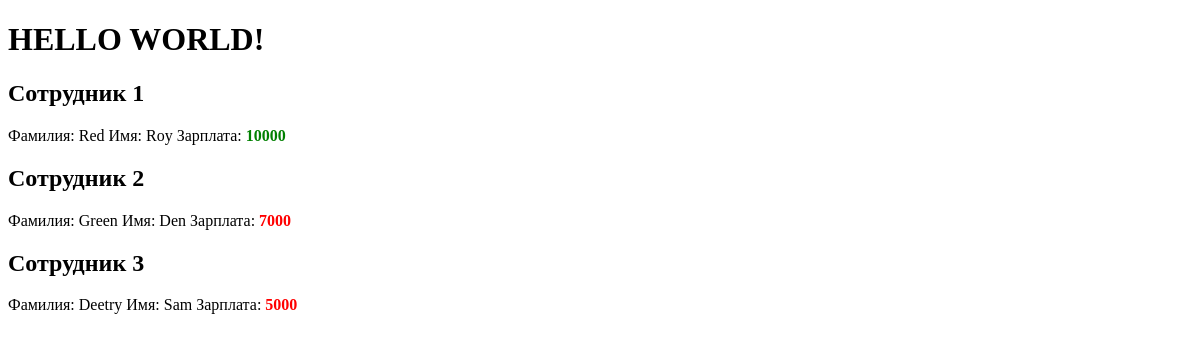
Before: / with the older database file.
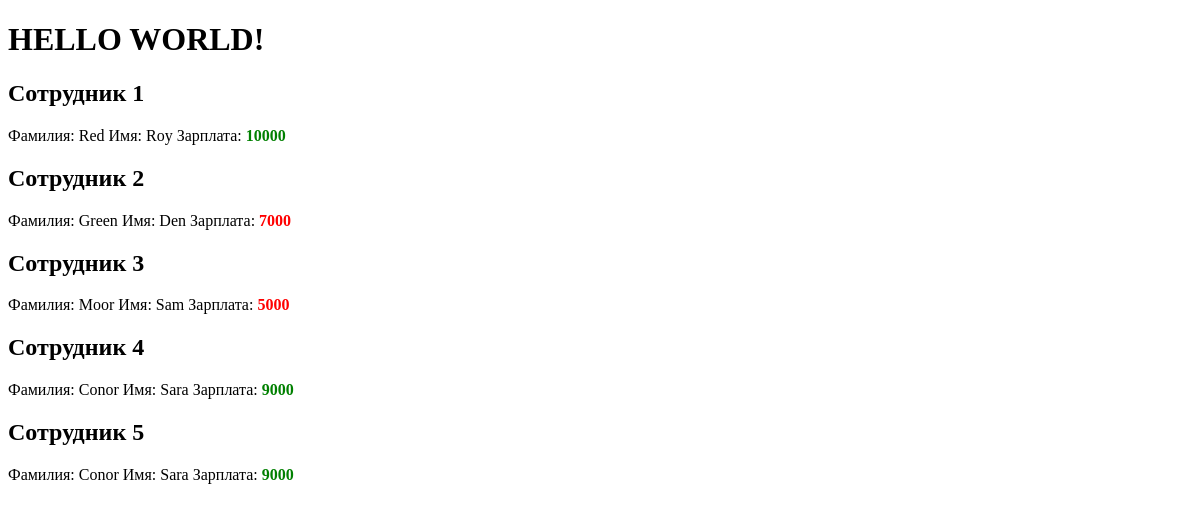
After: the same page with the newer database file.
### my_app/models.py (models this page shows)
class Worker(models.Model):
	name = models.CharField(max_length=20, blank=False)
	second_name = models.CharField(max_length=35, blank=False)
	salary = models.IntegerField(default=0)
	def __str__(self):
		return f'{self.second_name} {self.name}'

### my_app/views.py (the view)
# urls.py: path('', index_page), ###
def index_page(request):
	all_workers = Worker.objects.all()
	print(all_workers)
	return render(request, 'index.html', {'data1': all_workers})

### templates/index.html (shortened to what this page needs)
<!DOCTYPE html>
<html lang="en">
<head>
</head>
<body>
    <h1>HELLO WORLD!</h1>
    {%for i in data1%}
    <h2>Сотрудник {{forloop.counter}}</h2>
    Фамилия: {{i.second_name}}
    Имя: {{i.name}}
    Зарплата:
    {% if i.salary > 7000 %}
    <b style="color:green;"> {{i.salary}} </b>
    {% else %}
    <b style="color:red;"> {{i.salary}} </b>
    {%endif%}
    {%endfor%}
</body>
</html>

Changed rows visible on the page:
changed Worker "Sam": second_name "Deetry" → "Moor"
added Worker: second_name "Conor", name "Sara", salary "9000"
added Worker: second_name "Conor", name "Sara", salary "9000"
